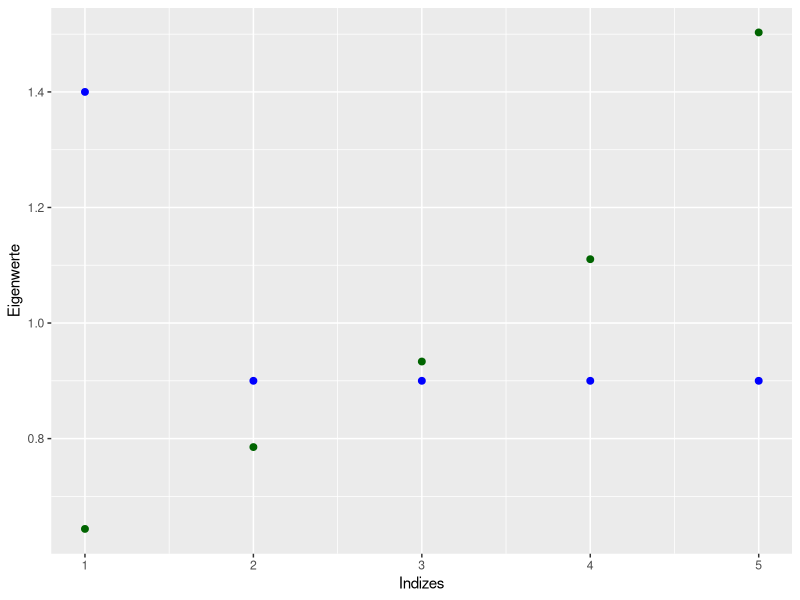

Write R code to recreate this figure.
library(tidyverse)
library
library(MASS)

# Vorbereitung

n <- 100
Sigma <- matrix(c( 1 , rep (.1 ,4) , .1 , 1 , rep ( .1 , 3 ) , .1 , .1 , 1 , .1 , .1 , rep(.1 ,3) ,1 ,.1 , rep (.1 ,4) ,1) ,5 ,5)
mu <- c(rep(0,5))
View(Sigma)
?mvrnorm

X <- mvrnorm(n, mu, Sigma)
# X in R^{n \times p}
View(X)

## Aufgabe a)

M <- 1000
true_eigenvalues <- eigen(Sigma)$values
print(true_eigenvalues)

storage_ev <- matrix(0, nrow = M, ncol = 5)
for (i in (1:M)){
  X <- mvrnorm(n, mu, Sigma)
  S <- (1/n) * t(X) %*% X
  storage_ev[i,] <- eigen(S)$values
}
calc_ev <- sort((1/M) * colSums(storage_ev))
calc_ev

indizes <- c(1,2,3,4,5)

ggplot() +
  geom_point(aes(x=indizes, y = true_eigenvalues), size = 2, color = "blue") +
  geom_point(aes(x=indizes, y = calc_ev), size = 2, color = "darkgreen") +
  labs(x = "Indizes", y = "Eigenwerte", titel = "Wahre & Berechnete Eigenwerte")
